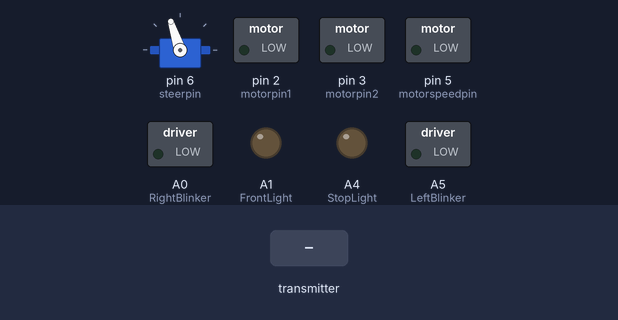
The sketch below on a simulated Arduino Uno, built with avr-gcc and run on an emulated ATmega328P. Shown: servo, switched loads named in the sketch (green lamp = pin HIGH), output pins drawn as LEDs (lit = HIGH). Wiring (inferred from the names in the program): servo: signal pin 6. Dashed ring = blinking. The test bench sets the inputs (shaded band). No radio packets arrive unless stated; servo pulses on a pin are drawn as a servo (544–2400 µs = 0–180°); pins used as bus, display or sensor lines are not drawn.

Above: at 1.2 s.
1.3 s: the transmitter starts sending values.0 = 0
At 1.7 s:
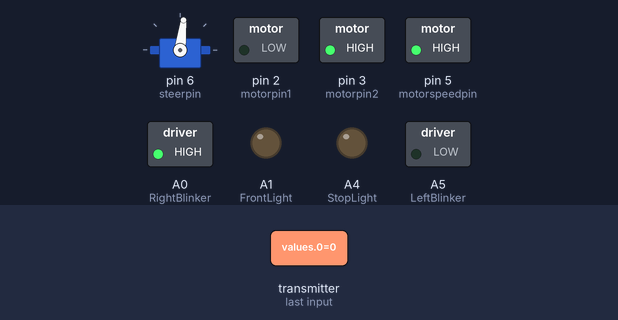
4.3 s: the transmitter starts sending values.1 = 256
At 4.73 s:
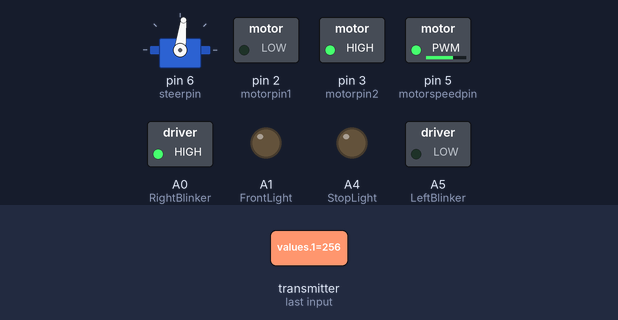
7.3 s: the transmitter starts sending values.0 = 512
At 8.1 s:
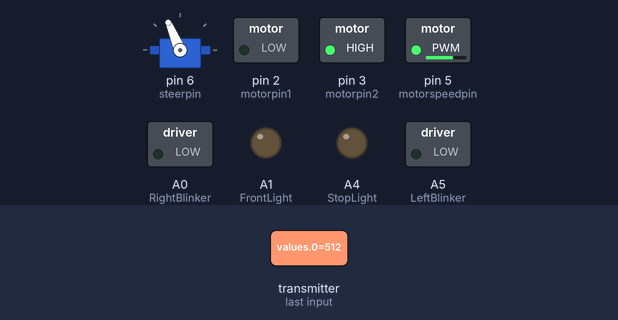
8.8 s: the transmitter starts sending values.1 = 0
At 9.9 s:
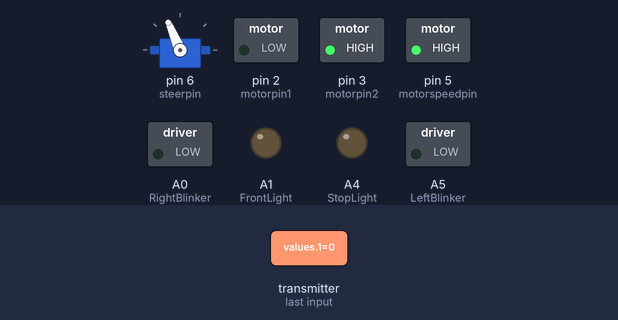
10.3 s: the transmitter starts sending values.0 = 256
At 10.9 s:
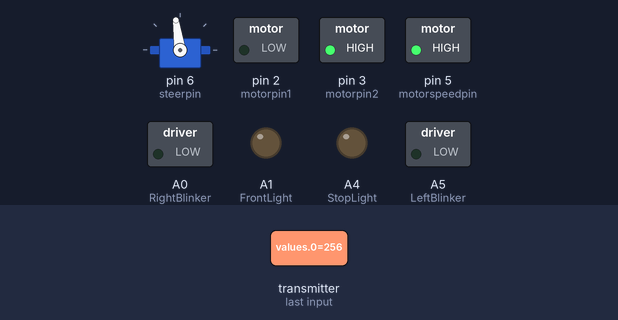
11.8 s: the transmitter starts sending values.1 = 512
At 12.6 s:
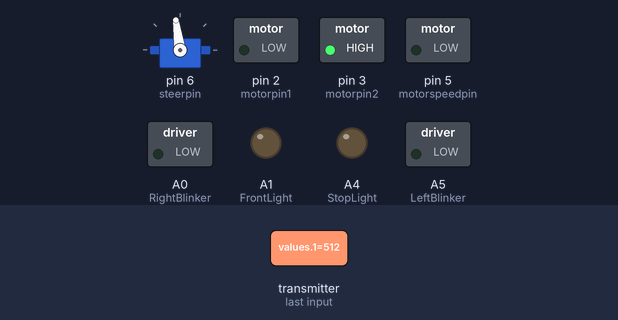
Timing chart, 0 to 14.3 s (numbered marks = the images above; inputs shaded):
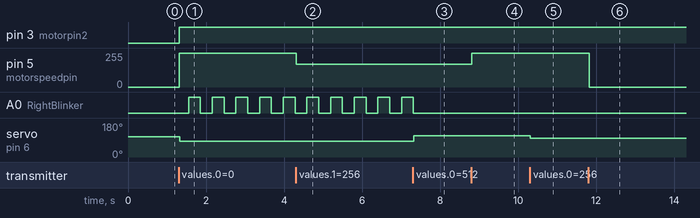

The sketch:

RCAR_Car_ver.01.ino
```cpp
#include <RF24.h>
#include <RF24_config.h>
#include <nRF24L01.h>
#include <printf.h>
#include <SPI.h>

#define FrontLight A1
#define RightBlinker A0
#define LeftBlinker A5
#define StopLight A4
#define motorpin1 2
#define motorpin2 3
#define motorspeedpin 5
#define steerpin 6
#define trig 4
#define echo 7
#define CE 9
#define CSN 10
#define IRQ_PIN 8

RF24 radio(CE, CSN);  // CE, CSN
int motorValue = 520;
int steeringValue = 500;
int servoValue;
int servoAngle;
int speed;
int motorSpeed;
int Xvalue, Yvalue;
long CrashingDistance = 5;     //distance left before avoid crashing
String drivingStatus;          //
bool LightsOn;                 //flip flop led statue
int HeadLihgt = 0;             //hedlight statue received from controller
long ledinterval = 300;        // time between  leds to be on and off (seconds)
int avoidCrashingSpeed = 150;  // pwm signal so it must be between 0-255
bool canDrive = true;

const byte address[6] = "00002";

void setup() {
  //Serial.begin(9600);
  // Radio SETUP
  radio.begin();
  if (!radio.begin()) {
    Serial.println(F("radio hardware not responding!"));
    while (1) {}  // hold program in infinite loop to prevent subsequent errors
  }
  radio.openReadingPipe(1, address);
  //radio.enableDynamicPayloads();
  //radio.enableAckPayload();
  radio.setPALevel(RF24_PA_MIN);
  radio.setDataRate(RF24_1MBPS);
  radio.startListening();
  pinMode(IRQ_PIN, INPUT);
  attachInterrupt(digitalPinToInterrupt(IRQ_PIN), isrCallbackFunction, FALLING);

  //motor and direction
  pinMode(motorpin1, OUTPUT);
  pinMode(motorpin2, OUTPUT);
  pinMode(steerpin, OUTPUT);

  //distance sensor
  pinMode(trig, OUTPUT);
  pinMode(echo, INPUT);

  //lights
  pinMode(FrontLight, OUTPUT);
  pinMode(RightBlinker, OUTPUT);
  pinMode(LeftBlinker, OUTPUT);
  pinMode(StopLight, OUTPUT);
}

void loop() {
  //receiving  values from remote controller
  isrCallbackFunction();

  if (radio.available()) {

    int values[] = { Xvalue, Yvalue, HeadLihgt };

    radio.read(&values, sizeof(values));

    //Serial.print("X Value :");
    //Serial.print(values[0]);
    //Serial.print("---------");
    //Serial.print("Y Value :");
    //Serial.print(values[1]);
    //Serial.print("----");
    //Serial.print(values[2]);
    //Serial.println("----");

    motorValue = values[1];
    steeringValue = values[0];
    HeadLihgt = values[2];
  }

  LedStateChange();  //lights on and off betwwen defined time interval
  //AvoidCrash();          //stop and go bacwards if the crashing distance lower then defined
  Drive();               //setting dc motor direction and speed
  Steer(steeringValue);  //setting servo motor angle
  Blinkers();            //blinkers
  HeadLight();           //headlight

  //Serial Screen
  // Serial.println(drivingStatus);
}  //end of the loop


void Drive() {
  //setting dc motor direction and speed

  if (motorValue <= 470) {
    Forward();
    SpeedUp(motorSpeed);

    digitalWrite(StopLight, LOW);  //stoplights off

    drivingStatus = "Going Forward";
  }

  else if (motorValue >= 570) {
    Backward();
    SpeedUp(motorSpeed);

    if (LightsOn) {
      digitalWrite(StopLight, HIGH);  //stopLights
    } else {
      digitalWrite(StopLight, LOW);
    }
    drivingStatus = "Going Backwards";

  } else {
    Stop();
    digitalWrite(StopLight, LOW);  //stoplights off
    drivingStatus = "Stopped";
  }
}

void AvoidCrash() {
  //avoid crash
  while (Distance() < CrashingDistance) {  // 10 yerine Distance() fonksiyonu yerleştirmek mesafe sensörünü aktive eder
    //canDrive = false;
    Backward();
    SpeedUp(avoidCrashingSpeed);
    LedStateChange();
    //stopLights
    if (LightsOn) {
      digitalWrite(StopLight, HIGH);
    } else {
      digitalWrite(StopLight, LOW);
    }
    //Serial.println("Crashing prevented!!!! GOING BACKWARDS");
  }
}

void HeadLight() {
  //headlight
  if (HeadLihgt == 1) {
    digitalWrite(FrontLight, HIGH);
  } else {
    digitalWrite(FrontLight, LOW);
  }
}

void LedStateChange() {

  unsigned long nowtime = millis();
  static unsigned long previoustime;

  if (nowtime - previoustime >= ledinterval) {

    previoustime = nowtime;

    if (LightsOn == false) {

      LightsOn = true;

    } else {

      LightsOn = false;
    }
  }
}

void Blinkers() {

  if (steeringValue < 150 and LightsOn) {
    digitalWrite(RightBlinker, HIGH);
  } else if (steeringValue > 850 and LightsOn) {
    digitalWrite(LeftBlinker, HIGH);
  } else {
    digitalWrite(RightBlinker, LOW);
    digitalWrite(LeftBlinker, LOW);
  }
}

void Forward() {
  motorSpeed = map(motorValue, 0, 470, 255, 100);
  digitalWrite(motorpin1, LOW);
  digitalWrite(motorpin2, HIGH);
}

void Backward() {
  motorSpeed = map(motorValue, 570, 1023, 100, 255);
  digitalWrite(motorpin1, HIGH);
  digitalWrite(motorpin2, LOW);
}

void SpeedUp(int speed) {
  analogWrite(motorspeedpin, speed);
}

void Stop() {
  analogWrite(motorspeedpin, 0);
}

void Steer(int steeringValue) {

  static int servolowerLimit = 1400;
  static int servoupperLimit = 2000;
  servoAngle = map(steeringValue, 0, 1023, servolowerLimit, servoupperLimit);

  if (steeringValue > 490 and steeringValue < 510) {
    servoAngle = 1650;
  } else {

    //servoAngle = map(steeringValue, 0, 1023, 1850, 1350);
  }

  // servoAngle = map(steeringValue, 0, 1023, 700, 2500); (180 derece icin)
  // or 70 vs 130

  digitalWrite(steerpin, HIGH);
  delayMicroseconds(servoAngle);

  digitalWrite(steerpin, LOW);

  delayMicroseconds(servoupperLimit - servoAngle);

  delayMicroseconds(3000 - servoupperLimit);

  delay(17);
}

long Distance() {

  static long pulsetime;
  static long distance;

  digitalWrite(trig, LOW);

  delayMicroseconds(2);

  digitalWrite(trig, HIGH);

  delayMicroseconds(10);

  pulsetime = pulseIn(echo, HIGH);

  distance = pulsetime * 0.01724;  // distance constant
  return distance;
}

void isrCallbackFunction() {
  bool tx_ds, tx_df, rx_dr;
  radio.whatHappened(tx_ds, tx_df, rx_dr);  // resets the IRQ pin to HIGH radio.available(); // returned data should now be reliable
}
```

Measured:
- after the input at 1.3 s, pin 3 (motorpin2): LOW → HIGH at once; pin 5 (motorspeedpin): 0/255 → 255/255 at once; A0 (RightBlinker): alternates HIGH for 0.30 s and LOW for 0.30 s, starting after 0.25 s; servo on pin 6 (steerpin): 108° → 83° at once
- after the input at 4.3 s, pin 5 (motorspeedpin): 255/255 → 171/255 at once
- after the input at 7.3 s, A0 (RightBlinker): goes on until 7.3 s, then stays LOW; servo on pin 6 (steerpin): 83° → 113° at once
- after the input at 8.8 s, pin 5 (motorspeedpin): 171/255 → 255/255 at once
- after the input at 10.3 s, servo on pin 6 (steerpin): 113° → 98° at once
- after the input at 11.8 s, pin 5 (motorspeedpin): 255/255 → 0/255 at once
